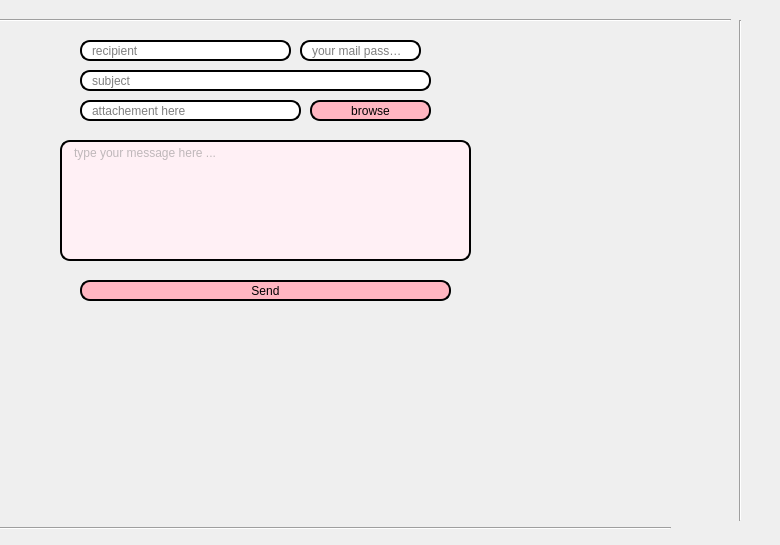
     <widget class="QWidget" name="tab_13">
      <attribute name="title">
       <string>E-mailing</string>
      </attribute>
      <widget class="QLineEdit" name="file">
       <property name="geometry">
        <rect>
         <x>80</x>
         <y>100</y>
         <width>221</width>
         <height>21</height>
        </rect>
       </property>
       <property name="styleSheet">
        <string notr="true">border: 2px solid black;
border-radius: 10px;
padding: 0 8px;
background: white;
selection-background-color: gray;</string>
       </property>
       <property name="placeholderText">
        <string>attachement here</string>
       </property>
      </widget>
      <widget class="QLineEdit" name="rcpt">
       <property name="geometry">
        <rect>
         <x>80</x>
         <y>40</y>
         <width>211</width>
         <height>21</height>
        </rect>
       </property>
       <property name="styleSheet">
        <string notr="true">border: 2px solid black;
border-radius: 10px;
padding: 0 8px;
background: white;
selection-background-color: gray;</string>
       </property>
       <property name="placeholderText">
        <string>recipient</string>
       </property>
      </widget>
      <widget class="QPushButton" name="browseBtn">
       <property name="geometry">
        <rect>
         <x>310</x>
         <y>100</y>
         <width>121</width>
         <height>21</height>
        </rect>
       </property>
       <property name="styleSheet">
        <string notr="true">border: 2px solid black;
border-radius: 10px;
padding: 0 8px;
background:#FFB6C1	;
font: bold, &quot;Comic Sans MS&quot;</string>
       </property>
       <property name="text">
        <string>browse</string>
       </property>
      </widget>
      <widget class="QPushButton" name="sendBtn">
       <property name="geometry">
        <rect>
         <x>80</x>
         <y>280</y>
         <width>371</width>
         <height>21</height>
        </rect>
       </property>
       <property name="styleSheet">
        <string notr="true">border: 2px solid black;
border-radius: 10px;
padding: 0 8px;
background:#FFB6C1	;
font: bold, &quot;Comic Sans MS&quot;</string>
       </property>
       <property name="text">
        <string>Send</string>
       </property>
      </widget>
      <widget class="QLineEdit" name="subject">
       <property name="geometry">
        <rect>
         <x>80</x>
         <y>70</y>
         <width>351</width>
         <height>21</height>
        </rect>
       </property>
       <property name="styleSheet">
        <string notr="true">border: 2px solid black;
border-radius: 10px;
padding: 0 8px;
background: white;
selection-background-color: gray;</string>
       </property>
       <property name="placeholderText">
        <string>subject</string>
       </property>
      </widget>
      <widget class="QLineEdit" name="mail_pass">
       <property name="geometry">
        <rect>
         <x>300</x>
         <y>40</y>
         <width>121</width>
         <height>21</height>
        </rect>
       </property>
       <property name="styleSheet">
        <string notr="true">border: 2px solid black;
border-radius: 10px;
padding: 0 8px;
background: white;
selection-background-color: gray;</string>
       </property>
       <property name="echoMode">
        <enum>QLineEdit::Password</enum>
       </property>
       <property name="placeholderText">
        <string>your mail password</string>
       </property>
      </widget>
      <widget class="Line" name="line_106">
       <property name="geometry">
        <rect>
         <x>-10</x>
         <y>520</y>
         <width>681</width>
         <height>16</height>
        </rect>
       </property>
       <property name="orientation">
        <enum>Qt::Horizontal</enum>
       </property>
      </widget>
      <widget class="Line" name="line_105">
       <property name="geometry">
        <rect>
         <x>-80</x>
         <y>30</y>
         <width>20</width>
         <height>491</height>
        </rect>
       </property>
       <property name="orientation">
        <enum>Qt::Vertical</enum>
       </property>
      </widget>
      <widget class="Line" name="line_107">
       <property name="geometry">
        <rect>
         <x>-40</x>
         <y>10</y>
         <width>771</width>
         <height>20</height>
        </rect>
       </property>
       <property name="orientation">
        <enum>Qt::Horizontal</enum>
       </property>
      </widget>
      <widget class="Line" name="line_108">
       <property name="geometry">
        <rect>
         <x>730</x>
         <y>20</y>
         <width>20</width>
         <height>501</height>
        </rect>
       </property>
       <property name="orientation">
        <enum>Qt::Vertical</enum>
       </property>
      </widget>
      <widget class="QTextEdit" name="msg">
       <property name="geometry">
        <rect>
         <x>60</x>
         <y>140</y>
         <width>411</width>
         <height>121</height>
        </rect>
       </property>
       <property name="styleSheet">
        <string notr="true">border: 2px solid black;
border-radius: 10px;
padding: 0 8px;
background: #FFF0F5;
color: gray;</string>
       </property>
       <property name="placeholderText">
        <string>type your message here ...</string>
       </property>
      </widget>
     </widget>
